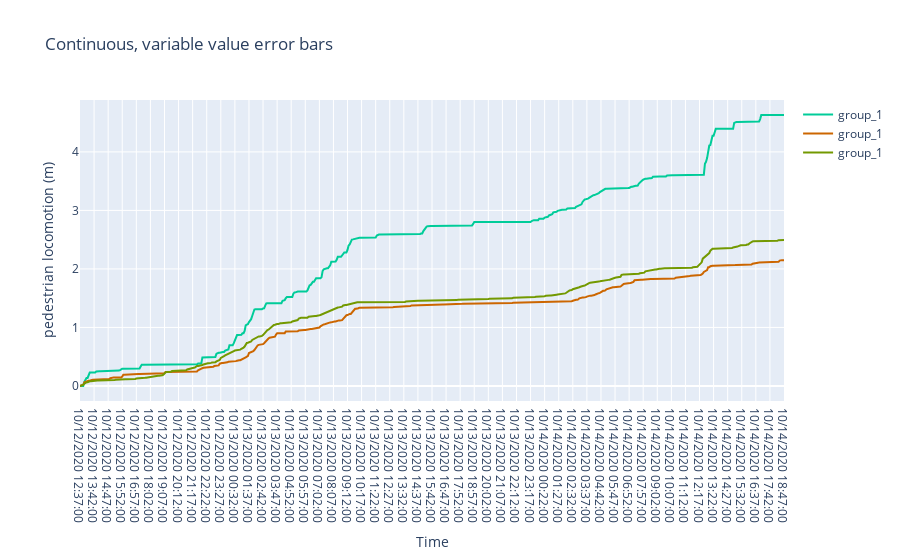

Notebook code cell kept with this figure:
### Markdown cell above
# code that make the graphs

### Code cell
def linearRegratioModelGraph(Details, x_axis, *y_axiss):
    color_pla = ['rgb(0, 204, 153)', 'rgb(204, 102, 0)', 'rgb(115, 153, 0)', 'rgb(230, 153, 0)', 'rgb(102, 102, 153)', 'rgb(0, 38, 153)', 'rgb(0, 153, 255)' 'rgb(51, 153, 0)', 'rgb(255, 128, 223)', 'rgb(204, 0, 0)']
    fig = go.Figure([
        go.Scatter(
        name='group_1',
        x=x_axis,
        y=y_axiss[i].mean(axis=1),
        mode='lines',
        line=dict(color=color_pla[i]),
    )
        for i in range(3)
    ])
    fig.update_layout(
        xaxis_title = 'Time',
        yaxis_title=Details["yaxis_title"],
        title=Details["title table"]
    )
    return fig.show()

linearRegratioModelGraph(Details,time,group1,group2,group3)

### Figure 1 — Plotly figure (JSON) as saved in the notebook; plotly's stock layout.template omitted (floating-point values rounded to 4 significant figures; data arrays with more than 128 entries replaced by an {"elided": "..."} marker saying what was removed)
{"data": [{"line": {"color": "rgb(0, 204, 153)"}, "mode": "lines", "name": "group_1", "type": "scatter", "x": {"elided": "651 str values"}, "y": {"elided": "651 float values"}}, {"line": {"color": "rgb(204, 102, 0)"}, "mode": "lines", "name": "group_1", "type": "scatter", "x": {"elided": "651 str values"}, "y": {"elided": "651 float values"}}, {"line": {"color": "rgb(115, 153, 0)"}, "mode": "lines", "name": "group_1", "type": "scatter", "x": {"elided": "651 str values"}, "y": {"elided": "651 float values"}}], "layout": {"title": {"text": "Continuous, variable value error bars"}, "xaxis": {"title": {"text": "Time"}}, "yaxis": {"title": {"text": "pedestrian locomotion (m)"}}}}
